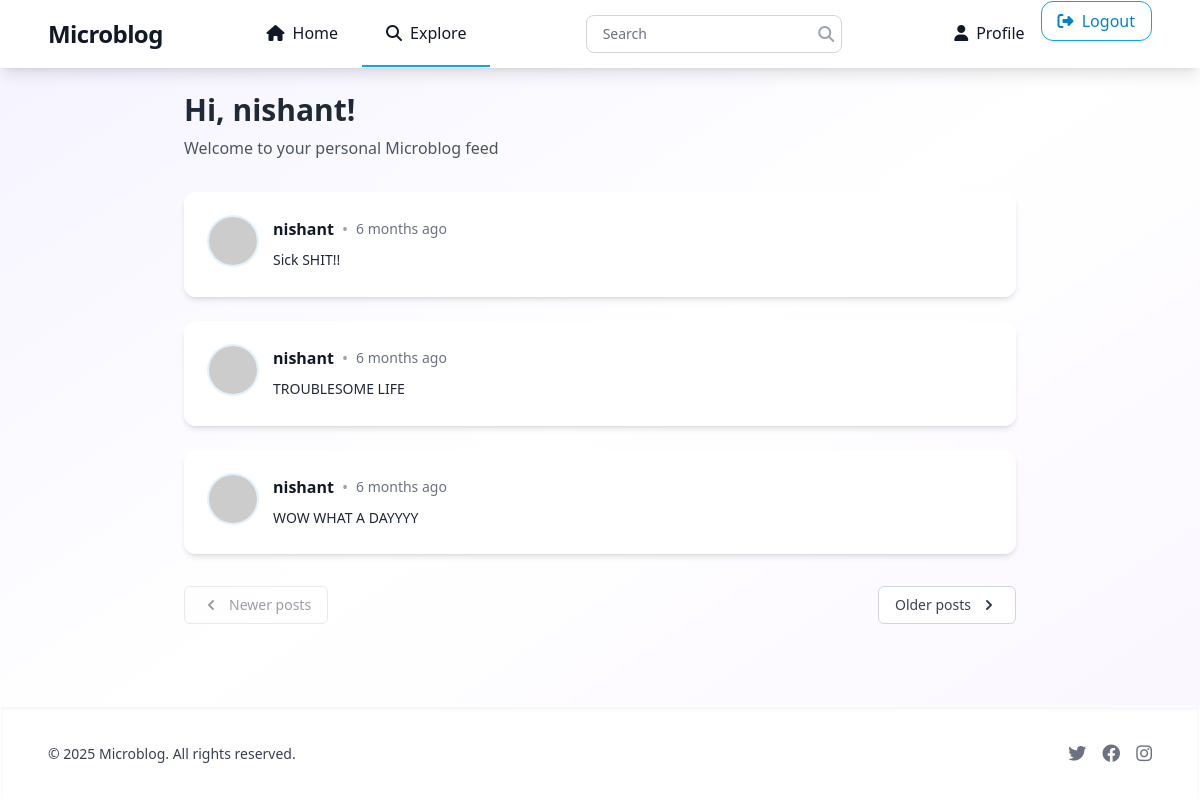
Before: /Explore (signed in) with the older database file.
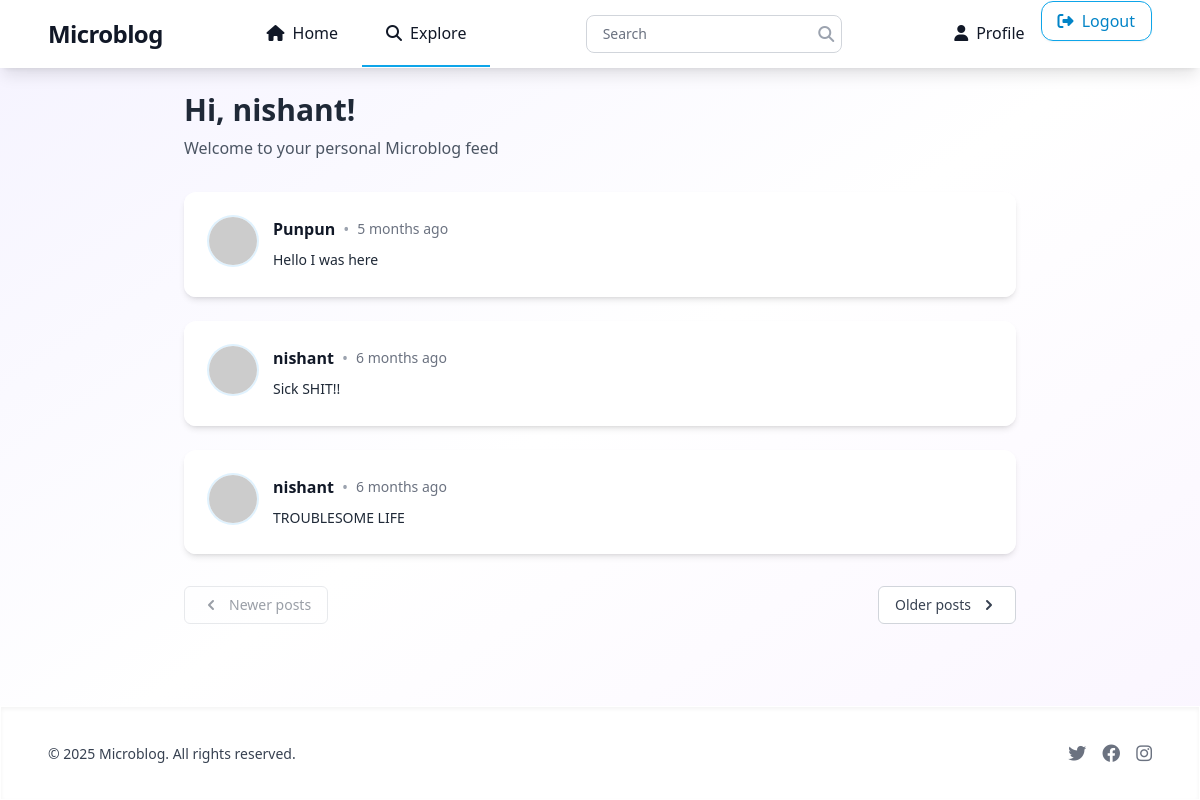
After: the same page with the newer database file.
### Projectdir/models.py (models this page shows, shortened)
class SearchableMixin(object):
    @classmethod
    def before_commit(cls, session):
        session._changes = {
        'add': list(session.new),
            'update': list(session.dirty),
            'delete': list(session.deleted)
        }
    @classmethod
    def after_commit(cls, session):
        for obj in session._changes['add']:
            if isinstance(obj, SearchableMixin):
                add_to_index(obj.__tablename__, obj)
        for obj in session._changes['update']:
            if isinstance(obj, SearchableMixin):
                add_to_index(obj.__tablename__, obj)
        for obj in session._changes['delete']:
            if isinstance(obj, SearchableMixin):
                remove_from_index(obj.__tablename__, obj)
        session._changes = None

class Post(SearchableMixin, db.Model):
    __searchable__ = ['body']
    id = db.Column(db.Integer, primary_key=True)
    body = db.Column(db.String(140))
    timestamp = db.Column(db.DateTime, index=True, default=datetime.utcnow)
    user_id = db.Column(db.Integer, db.ForeignKey('user.id'))

class User(UserMixin, db.Model):
    __tablename__ = 'user'
    id = db.Column(db.Integer, primary_key=True)
    username = db.Column(db.String(64), index=True, unique=True)
    email = db.Column(db.String(120), index=True, unique=True)
    password_hash = db.Column(db.String(120))
    about_me = db.Column(db.String(140))
    last_seen = db.Column(db.DateTime, default=datetime.utcnow)
    posts = db.relationship('Post', backref='author', lazy='dynamic')
    followed = db.relationship('User', secondary=followers,
        primaryjoin=(followers.c.follower_id==id),
        secondaryjoin=(followers.c.followed_id==id),
        backref=db.backref('followers', lazy='dynamic'), lazy='dynamic')
    __searchable__ = ['body']
    def avatar(self,size):
        digest = md5(self.email.lower().encode('utf-8')).hexdigest()
        return 'https://www.gravatar.com/avatar/{}?d=identicon&s={}'.format(digest,size)
    @login.user_loader
    def load_user(id):
        return User.query.get(int(id))

### Projectdir/routes.py (the view)
@app.route('/Explore')
@login_required
def Explore():
    page = request.args.get('page', 1, type=int)
    posts = Post.query.order_by(Post.timestamp.desc()).paginate(
        page=page,
        per_page=app.config['POSTS_PER_PAGE'],
        error_out=False
    )
    next_url = url_for('Explore', page=posts.next_num) if posts.has_next else None
    prev_url = url_for('Explore', page=posts.prev_num) if posts.has_prev else None
    print(f"Current page: {page}")
    print(f"Has previous page: {posts.has_prev}")
    print(f"Has next page: {posts.has_next}")
    print(f"Previous page number: {posts.prev_num}")
    print(f"Next page number: {posts.next_num}")
    return render_template('index.html',
                        title='Explore',
                        posts=posts.items,
                        next_url=next_url,
                        prev_url=prev_url)

### Projectdir/forms.py
class searchForm(FlaskForm):
    q=StringField('Search')
    def __init__(self,*args,**kwargs):
        if 'formdata' not in kwargs:
            kwargs['formdata']=request.args
        if 'csrf_enabled' not in kwargs:
            kwargs['csrf_enabled']=False
        super(searchForm,self).__init__(*args,**kwargs)

### Projectdir/routes.py (called while the page is built)
@app.before_request
def before_request():
    if current_user.is_authenticated:
        current_user.last_seen = datetime.utcnow()
        db.session.commit()
        g.search_form = searchForm()

### Projectdir/templates/index.html (shortened to what this page needs)
{% extends "base.html" %}
{% block content %}
<div class="max-w-4xl mx-auto">
    <div class="mb-8">
        <h1 class="text-3xl font-bold text-gray-800">Hi, {{ current_user.username }}!</h1>
        <p class="text-gray-600 mt-2">Welcome to your personal Microblog feed</p>
    </div>
    <div class="space-y-6">
        {% for post in posts %}
            {% include '_post.html' %}
        {% endfor %}
    </div>
    <nav class="flex items-center justify-between mt-8" aria-label="Pagination">
        <div class="flex-1">
            <a href="{{ prev_url or '#' }}" class="{% if not prev_url %}pointer-events-none opacity-50{% endif %} relative inline-flex items-center px-4 py-2 text-sm font-medium text-gray-700 bg-white border border-gray-300 rounded-md hover:bg-gray-50">
                <svg class="w-5 h-5 mr-2" xmlns="http://www.w3.org/2000/svg" viewBox="0 0 20 20" fill="currentColor">
                    <path fill-rule="evenodd" d="M12.707 5.293a1 1 0 010 1.414L9.414 10l3.293 3.293a1 1 0 01-1.414 1.414l-4-4a1 1 0 010-1.414l4-4a1 1 0 011.414 0z" clip-rule="evenodd" />
                </svg>
                Newer posts
            </a>
        </div>
        <div class="flex-1 flex justify-end">
            <a href="{{ next_url or '#' }}" class="{% if not next_url %}pointer-events-none opacity-50{% endif %} relative inline-flex items-center px-4 py-2 text-sm font-medium text-gray-700 bg-white border border-gray-300 rounded-md hover:bg-gray-50">
                Older posts
                <svg class="w-5 h-5 ml-2" xmlns="http://www.w3.org/2000/svg" viewBox="0 0 20 20" fill="currentColor">
                    <path fill-rule="evenodd" d="M7.293 14.707a1 1 0 010-1.414L10.586 10 7.293 6.707a1 1 0 011.414-1.414l4 4a1 1 0 010 1.414l-4 4a1 1 0 01-1.414 0z" clip-rule="evenodd" />
                </svg>
            </a>
        </div>
    </nav>
</div>
{% endblock %}

### Projectdir/templates/_post.html
<div class="glass-effect rounded-xl p-6 shadow-md border border-white/20 hover:shadow-lg transition-all duration-300">
    <div class="flex items-start space-x-4">
        <div class="flex-shrink-0">
            <a href="{{ url_for('user', username=post.author.username) }}" class="block">
                <img src="{{ post.author.avatar(50) }}"
                     class="w-12 h-12 rounded-full ring-2 ring-primary-100 hover:ring-primary-300 transition-all duration-300"
                     alt="{{ post.author.username }}'s avatar"/>
            </a>
        </div>
        <div class="flex-1 min-w-0">
            <div class="flex items-center space-x-2 mb-2">
                <a href="{{ url_for('user', username=post.author.username) }}"
                   class="font-semibold text-gray-900 hover:text-primary-600 transition-colors">
                    {{ post.author.username }}
                </a>
                <span class="text-gray-400">•</span>
                <span class="text-sm text-gray-500">
                    {{ moment(post.timestamp).fromNow() }}
                </span>
            </div>
            <div class="text-gray-800 text-sm leading-relaxed">
                {{ post.body }}
            </div>
        </div>
    </div>
</div>

Changed rows visible on the page:
no longer on this page (row unchanged): Post: author.username "nishant", timestamp "6 months ago", body "WOW WHAT A DAYYYY"
added Post: author.username "Punpun", timestamp "5 months ago", body "Hello I was here"
